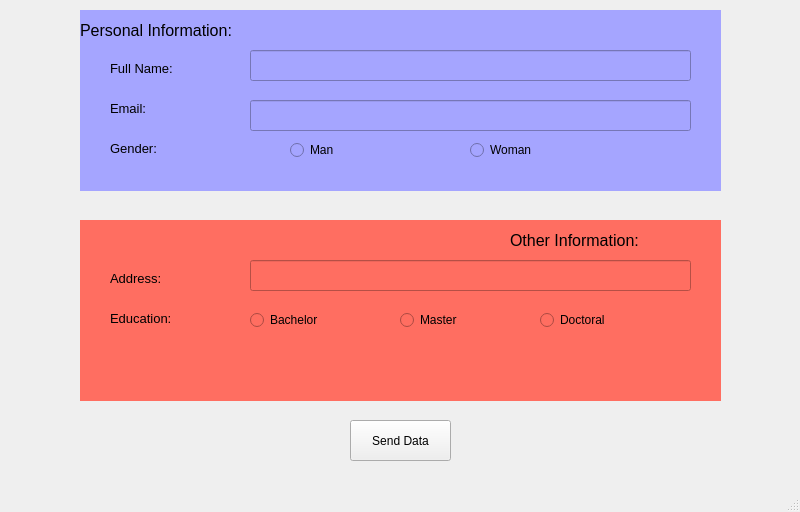
<?xml version="1.0" encoding="UTF-8"?>
<ui version="4.0">
 <class>MainWindow</class>
 <widget class="QMainWindow" name="MainWindow">
  <property name="geometry">
   <rect>
    <x>0</x>
    <y>0</y>
    <width>800</width>
    <height>512</height>
   </rect>
  </property>
  <property name="windowTitle">
   <string>MainWindow</string>
  </property>
  <widget class="QWidget" name="centralwidget">
   <widget class="QWidget" name="widget" native="true">
    <property name="geometry">
     <rect>
      <x>80</x>
      <y>10</y>
      <width>641</width>
      <height>181</height>
     </rect>
    </property>
    <property name="styleSheet">
     <string notr="true">
background-color: rgb(165, 165, 255);</string>
    </property>
    <widget class="QLabel" name="label">
     <property name="geometry">
      <rect>
       <x>0</x>
       <y>0</y>
       <width>211</width>
       <height>41</height>
      </rect>
     </property>
     <property name="font">
      <font>
       <pointsize>12</pointsize>
      </font>
     </property>
     <property name="text">
      <string>Personal Information:</string>
     </property>
    </widget>
    <widget class="QLabel" name="label_name">
     <property name="geometry">
      <rect>
       <x>30</x>
       <y>50</y>
       <width>91</width>
       <height>16</height>
      </rect>
     </property>
     <property name="font">
      <font>
       <pointsize>10</pointsize>
      </font>
     </property>
     <property name="text">
      <string>Full Name:</string>
     </property>
    </widget>
    <widget class="QLabel" name="label_email">
     <property name="geometry">
      <rect>
       <x>30</x>
       <y>90</y>
       <width>91</width>
       <height>16</height>
      </rect>
     </property>
     <property name="font">
      <font>
       <pointsize>10</pointsize>
      </font>
     </property>
     <property name="text">
      <string>Email:</string>
     </property>
    </widget>
    <widget class="QLabel" name="label_gender">
     <property name="geometry">
      <rect>
       <x>30</x>
       <y>130</y>
       <width>91</width>
       <height>16</height>
      </rect>
     </property>
     <property name="font">
      <font>
       <pointsize>10</pointsize>
      </font>
     </property>
     <property name="text">
      <string>Gender:</string>
     </property>
    </widget>
    <widget class="QRadioButton" name="radioButton_man">
     <property name="geometry">
      <rect>
       <x>210</x>
       <y>130</y>
       <width>95</width>
       <height>20</height>
      </rect>
     </property>
     <property name="text">
      <string>Man</string>
     </property>
    </widget>
    <widget class="QRadioButton" name="radioButton_woman">
     <property name="geometry">
      <rect>
       <x>390</x>
       <y>130</y>
       <width>95</width>
       <height>20</height>
      </rect>
     </property>
     <property name="text">
      <string>Woman</string>
     </property>
    </widget>
    <widget class="QLineEdit" name="lineEdit_name">
     <property name="geometry">
      <rect>
       <x>170</x>
       <y>40</y>
       <width>441</width>
       <height>31</height>
      </rect>
     </property>
    </widget>
    <widget class="QLineEdit" name="lineEdit_email">
     <property name="geometry">
      <rect>
       <x>170</x>
       <y>90</y>
       <width>441</width>
       <height>31</height>
      </rect>
     </property>
    </widget>
   </widget>
   <widget class="QWidget" name="widget_2" native="true">
    <property name="geometry">
     <rect>
      <x>80</x>
      <y>220</y>
      <width>641</width>
      <height>181</height>
     </rect>
    </property>
    <property name="styleSheet">
     <string notr="true">background-color: rgb(255, 110, 97);</string>
    </property>
    <widget class="QLabel" name="label_5">
     <property name="geometry">
      <rect>
       <x>430</x>
       <y>0</y>
       <width>211</width>
       <height>41</height>
      </rect>
     </property>
     <property name="font">
      <font>
       <pointsize>12</pointsize>
      </font>
     </property>
     <property name="text">
      <string>Other Information:</string>
     </property>
    </widget>
    <widget class="QLabel" name="label_address">
     <property name="geometry">
      <rect>
       <x>30</x>
       <y>50</y>
       <width>91</width>
       <height>16</height>
      </rect>
     </property>
     <property name="font">
      <font>
       <pointsize>10</pointsize>
      </font>
     </property>
     <property name="text">
      <string>Address:</string>
     </property>
    </widget>
    <widget class="QLabel" name="label_education">
     <property name="geometry">
      <rect>
       <x>30</x>
       <y>90</y>
       <width>91</width>
       <height>16</height>
      </rect>
     </property>
     <property name="font">
      <font>
       <pointsize>10</pointsize>
      </font>
     </property>
     <property name="text">
      <string>Education:</string>
     </property>
    </widget>
    <widget class="QRadioButton" name="radioButton_bachelor">
     <property name="geometry">
      <rect>
       <x>170</x>
       <y>90</y>
       <width>95</width>
       <height>20</height>
      </rect>
     </property>
     <property name="text">
      <string>Bachelor</string>
     </property>
    </widget>
    <widget class="QRadioButton" name="radioButton_master">
     <property name="geometry">
      <rect>
       <x>320</x>
       <y>90</y>
       <width>95</width>
       <height>20</height>
      </rect>
     </property>
     <property name="text">
      <string>Master</string>
     </property>
    </widget>
    <widget class="QLineEdit" name="lineEdit_address">
     <property name="geometry">
      <rect>
       <x>170</x>
       <y>40</y>
       <width>441</width>
       <height>31</height>
      </rect>
     </property>
    </widget>
    <widget class="QRadioButton" name="radioButton_doctoral">
     <property name="geometry">
      <rect>
       <x>460</x>
       <y>90</y>
       <width>95</width>
       <height>20</height>
      </rect>
     </property>
     <property name="text">
      <string>Doctoral</string>
     </property>
    </widget>
   </widget>
   <widget class="QPushButton" name="pushButtonSendData">
    <property name="geometry">
     <rect>
      <x>350</x>
      <y>420</y>
      <width>101</width>
      <height>41</height>
     </rect>
    </property>
    <property name="text">
     <string>Send Data</string>
    </property>
   </widget>
  </widget>
  <widget class="QMenuBar" name="menubar">
   <property name="geometry">
    <rect>
     <x>0</x>
     <y>0</y>
     <width>800</width>
     <height>26</height>
    </rect>
   </property>
  </widget>
  <widget class="QStatusBar" name="statusbar"/>
 </widget>
 <resources/>
 <connections/>
</ui>
